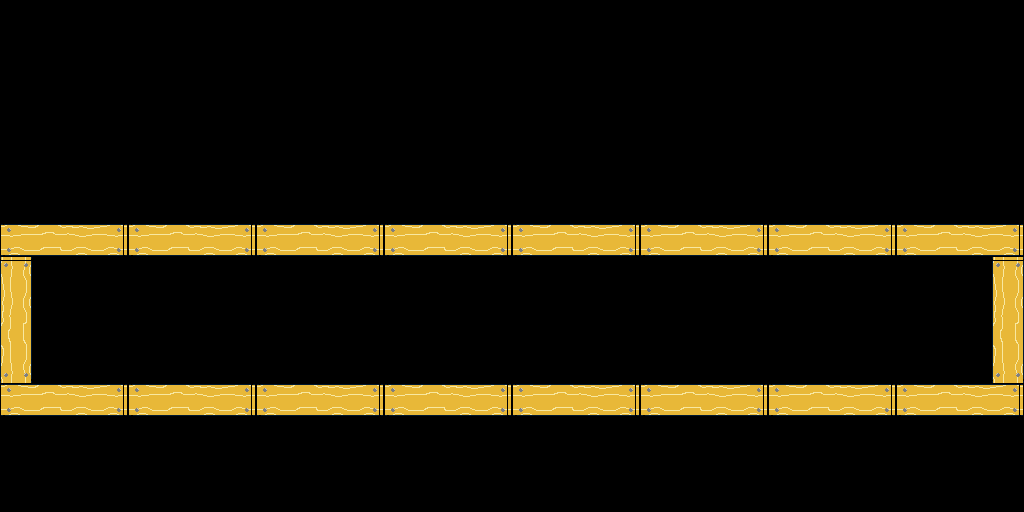

This is a level from a 2D game, rendered from its Tiled map with the project's own tilesets. A one-line summary and the map file follow, with tile-layer data summarised:
An orthogonal 32x16 tile map with 32x32 px tiles, 2 tile layers (background, foreground), 3 tilesets and 62 objects (48x spikes, 8x rope, 4x fan, spawn, exit).

<map version="1.0" orientation="orthogonal" renderorder="right-down" width="32" height="16" tilewidth="32" tileheight="32" nextobjectid="97">
 <tileset firstgid="1" name="basic-tiles" tilewidth="32" tileheight="32" tilecount="256" columns="16">
  <image source="basic-tiles.png" width="512" height="512" />
 </tileset>
 <tileset firstgid="257" name="objects" tilewidth="64" tileheight="64" tilecount="4" columns="0">
  <tile id="1">
   <image width="32" height="64" source="fan_0.png" />
  </tile>
  <tile id="2">
   <image width="32" height="32" source="spawn.png" />
  </tile>
  <tile id="3">
   <image width="32" height="32" source="exit.png" />
  </tile>
  <tile id="9">
   <image width="64" height="7" source="door.png" />
  </tile>
 </tileset>
 <tileset firstgid="267" name="objects" tilewidth="64" tileheight="64" tilecount="4" columns="0">
  <tile id="1">
   <image width="32" height="64" source="fan_0.png" />
  </tile>
  <tile id="3">
   <image width="32" height="32" source="exit.png" />
  </tile>
  <tile id="4">
   <image width="32" height="32" source="spawn.png" />
  </tile>
  <tile id="5">
   <image width="64" height="7" source="door.png" />
  </tile>
 </tileset>
 <layer name="background" width="32" height="16">
  <data>[512 cells, 0 non-empty, 0 distinct tile ids]</data>
 </layer>
 <layer name="foreground" width="32" height="16">
  <data>[512 cells, 72 non-empty, 8 distinct tile ids]</data>
 </layer>
 <objectgroup name="objects">
  <object id="1" type="fan" gid="258" x="288" y="384" width="32" height="64" rotation="-90" />
  <object id="2" type="fan" gid="268" x="224" y="256" width="32" height="64" rotation="90" />
  <object id="3" type="spawn" gid="271" x="65.5" y="336.5" width="32" height="32" />
  <object id="4" type="exit" gid="270" x="945" y="335" width="32" height="32" />
  <object id="5" type="spikes" gid="18" x="352" y="384" width="32" height="32" />
  <object id="6" type="spikes" gid="18" x="416" y="384" width="32" height="32" />
  <object id="7" type="spikes" gid="18" x="288" y="384" width="32" height="32" />
  <object id="8" type="spikes" gid="18" x="320" y="384" width="32" height="32" />
  <object id="9" type="spikes" gid="18" x="384" y="384" width="32" height="32" />
  <object id="10" type="spikes" gid="19" x="288" y="288" width="32" height="32" />
  <object id="11" type="spikes" gid="19" x="448" y="288" width="32" height="32" />
  <object id="12" type="spikes" gid="19" x="416" y="288" width="32" height="32" />
  <object id="13" type="spikes" gid="19" x="480" y="288" width="32" height="32" />
  <object id="14" type="spikes" gid="19" x="352" y="288" width="32" height="32" />
  <object id="15" type="spikes" gid="19" x="320" y="288" width="32" height="32" />
  <object id="16" type="spikes" gid="19" x="384" y="288" width="32" height="32" />
  <object id="17" type="spikes" gid="19" x="544" y="288" width="32" height="32" />
  <object id="18" type="spikes" gid="19" x="512" y="288" width="32" height="32" />
  <object id="19" type="spikes" gid="18" x="448" y="384" width="32" height="32" />
  <object id="20" type="spikes" gid="18" x="480" y="384" width="32" height="32" />
  <object id="21" type="spikes" gid="18" x="544" y="384" width="32" height="32" />
  <object id="22" type="spikes" gid="18" x="512" y="384" width="32" height="32" />
  <object id="33" type="rope" gid="97" x="192" y="352" width="32" height="32">
   <properties>
    <property name="group" value="rope-group-1" />
   </properties>
  </object>
  <object id="34" type="rope" gid="98" x="192" y="384" width="32" height="32">
   <properties>
    <property name="group" value="rope-group-1" />
   </properties>
  </object>
  <object id="35" type="rope" gid="81" x="192" y="288" width="32" height="32">
   <properties>
    <property name="group" value="rope-group-1" />
   </properties>
  </object>
  <object id="36" type="rope" gid="97" x="192" y="320" width="32" height="32">
   <properties>
    <property name="group" value="rope-group-1" />
   </properties>
  </object>
  <object id="61" type="spikes" gid="18" x="832" y="384" width="32" height="32" />
  <object id="62" type="spikes" gid="19" x="768" y="288" width="32" height="32" />
  <object id="63" type="spikes" gid="18" x="864" y="384" width="32" height="32" />
  <object id="64" type="spikes" gid="19" x="864" y="288" width="32" height="32" />
  <object id="65" type="spikes" gid="18" x="928" y="384" width="32" height="32" />
  <object id="66" type="spikes" gid="19" x="672" y="288" width="32" height="32" />
  <object id="67" type="rope" gid="81" x="576" y="288" width="32" height="32">
   <properties>
    <property name="group" value="rope-group-2" />
   </properties>
  </object>
  <object id="68" type="spikes" gid="18" x="800" y="384" width="32" height="32" />
  <object id="69" type="rope" gid="97" x="576" y="320" width="32" height="32">
   <properties>
    <property name="group" value="rope-group-2" />
   </properties>
  </object>
  <object id="70" type="spikes" gid="19" x="832" y="288" width="32" height="32" />
  <object id="71" type="rope" gid="97" x="576" y="352" width="32" height="32">
   <properties>
    <property name="group" value="rope-group-2" />
   </properties>
  </object>
  <object id="72" type="spikes" gid="18" x="768" y="384" width="32" height="32" />
  <object id="73" type="fan" gid="268" x="608" y="256" width="32" height="64" rotation="90" />
  <object id="74" type="fan" gid="258" x="672" y="384" width="32" height="64" rotation="-90" />
  <object id="75" type="rope" gid="98" x="576" y="384" width="32" height="32">
   <properties>
    <property name="group" value="rope-group-2" />
   </properties>
  </object>
  <object id="76" type="spikes" gid="19" x="736" y="288" width="32" height="32" />
  <object id="77" type="spikes" gid="18" x="672" y="384" width="32" height="32" />
  <object id="78" type="spikes" gid="19" x="704" y="288" width="32" height="32" />
  <object id="79" type="spikes" gid="18" x="736" y="384" width="32" height="32" />
  <object id="80" type="spikes" gid="19" x="800" y="288" width="32" height="32" />
  <object id="81" type="spikes" gid="19" x="896" y="288" width="32" height="32" />
  <object id="82" type="spikes" gid="18" x="896" y="384" width="32" height="32" />
  <object id="83" type="spikes" gid="19" x="928" y="288" width="32" height="32" />
  <object id="84" type="spikes" gid="18" x="704" y="384" width="32" height="32" />
  <object id="85" type="spikes" gid="19" x="960" y="288" width="32" height="32" />
  <object id="86" type="spikes" gid="18" x="960" y="384" width="32" height="32" />
  <object id="87" type="spikes" gid="19" x="96" y="288" width="32" height="32" />
  <object id="88" type="spikes" gid="19" x="64" y="288" width="32" height="32" />
  <object id="89" type="spikes" gid="19" x="32" y="288" width="32" height="32" />
  <object id="90" type="spikes" gid="19" x="128" y="288" width="32" height="32" />
  <object id="91" type="spikes" gid="19" x="160" y="288" width="32" height="32" />
  <object id="92" type="spikes" gid="18" x="32" y="384" width="32" height="32" />
  <object id="93" type="spikes" gid="18" x="96" y="384" width="32" height="32" />
  <object id="94" type="spikes" gid="18" x="160" y="384" width="32" height="32" />
  <object id="95" type="spikes" gid="18" x="64" y="384" width="32" height="32" />
  <object id="96" type="spikes" gid="18" x="128" y="384" width="32" height="32" />
 </objectgroup>
</map>
